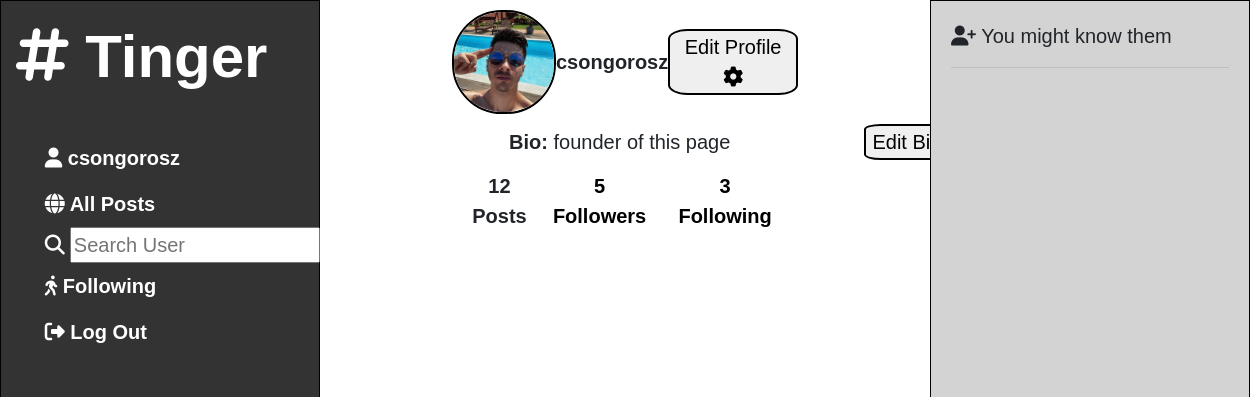
Before: /profile/csongorosz (signed in) with the older database file.
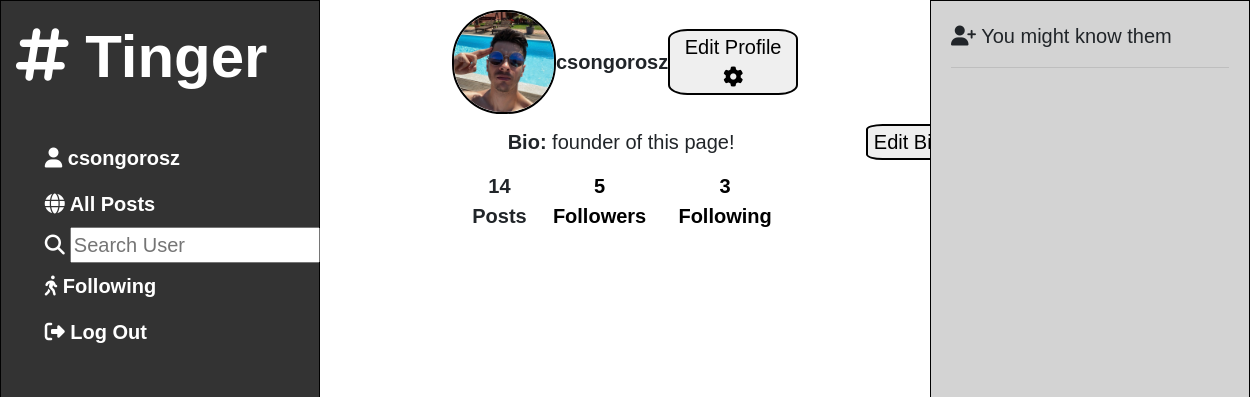
After: the same page with the newer database file.
### network/models.py (models this page shows, shortened)
class User(AbstractUser):
    bio = models.TextField(null=True)
    birthdate = models.DateField(null=True, blank=True)
    location = models.TextField(blank=True)
    profileimg = models.ImageField(upload_to='profile_images', default='blank-profile-picture.png')
    following = models.ManyToManyField('self', through='Relationship', symmetrical=False, related_name='followers')

### network/views.py (the view)
# urls.py: path("profile/<str:username>", views.profile_view, name="profile"),
def profile_view(request, username):
    try:
        user = User.objects.get(username=username)
    except User.DoesNotExist:
        raise Http404("User does not exist")
    if request.user.is_authenticated:
        following_count = user.followers.count()
        followers_count = user.following.count()
        posts_count = Post.objects.filter(author=user).count()
        bio = user.bio
        form = ProfileForms(instance=request.user)
        profile_img = user.profileimg
        is_following = request.user.following.filter(username=username).exists()
        return render(request, "network/profile.html",
                      {'name':username,
                       'posts_count': posts_count,
                       'profile_img': profile_img,
                       'bio': bio,
                       'following_count': following_count,
                       'followers_count': followers_count,
                       'is_following': is_following,
                       'form': form
                       })
    else:
        return redirect('login')

### network/views.py
class ProfileForms(forms.ModelForm):
    profileimg = forms.ImageField(label="Profile Picture")
    class Meta:
        model = User
        fields = ('profileimg',)

### network/templates/network/profile.html (shortened to what this page needs)
{% extends "network/layout.html" %}
{% load static %}
{% block body %}
    <div class="profile-section">
        <div class="puopff">
            <div class="puo">
                <div class="profile-pic">
                    <img src="{{ profile_img.url }}" alt="Profile Picture" width="100" class="prof-pic">
                </div>
                <div class="username">
                    <strong>{{ name }}</strong>
                </div>
                <div class="option">
                    {% if user.is_authenticated %}
                        {% if user.username != name %}
                            <form method="POST" action="{% url 'follow_unfollow' name %}">
                                {% csrf_token %}
                                <input type="submit" value="{% if is_following %}Unfollow{% else %}Follow{% endif %}">
                            </form>
                        {% else %}
                            <button id="settings">
                                Edit Profile
                                <i class="fas fa-cog"></i>
                            </button>
                        {% endif %}
                    {% endif %}
                </div>
            </div>
            <div class="bio">
                <div><b>Bio: </b>
                {{ bio }}
                </div>
                {% if user.is_authenticated %}
                        {% if user.username == name %}
                            <button id="edit-bio-btn">
                                Edit Bio
                            </button>
                        {% endif %}
                {% endif %}
            </div>
            <div class="pff">
                <div id="nr-posts">
                    <b>
                    <div> {{ posts_count }}</div>
                    Posts
                    </b>
                </div>
                <button id="followers">
                    <b>
                    <div> {{ following_count }}</div>
                    Followers
                    </b>
                </button>
                <button id="followings">
                    <b>
                    <div>{{ followers_count }}</div>
                    Following
                    </b>
                </button>
            </div>
        </div>
    </div>
{% endblock %}

### network/templates/network/layout.html (shortened to what this page needs)
{% load static %}
<!DOCTYPE html>
<html lang="en">
    <head>
        <link rel="stylesheet" href="https://stackpath.bootstrapcdn.com/bootstrap/4.4.1/css/bootstrap.min.css">
        <link rel="stylesheet" href="{% static 'network/styles.css' %}">
        <link rel="stylesheet" href="https://cdnjs.cloudflare.com/ajax/libs/font-awesome/4.7.0/css/font-awesome.min.css">
    </head>
    <body>
        <div class="left-bar">
            <nav>
                <a class="navbar-brand" href="{% url 'index' %}">
                    <h1>
                        <b>
                            <strong>
                                <i class="fa-solid fa-hashtag"></i>
                                Tinger
                            </strong>
                        </b>
                    </h1>
                </a>
                <div>
                <ul class="navbar-nav mr-auto">
                    {% if user.is_authenticated %}
                        <li class="nav-item">
                            <a id="username-link" class="nav-link" href="/profile/{{user.username}}">
                                <strong>
                                    <i class="fa-solid fa-user"></i>
                                    {{ user.username }}
                                </strong></a>
                        </li>
                    {% endif %}
                    <li class="nav-item">
                        <a id="all-posts" class="nav-link" href="{% url 'all_posts' %}">
                            <i class="fa-solid fa-globe"></i>
                            All Posts
                        </a>
                    </li>
                    {% if user.is_authenticated %}
                    <li class="nav-item">
                        <form action="{% url 'search' %}" method="get" style="display: flex; align-items: center; ">
                            <i class="fa-solid fa-magnifying-glass" style="color: #ffffff;"></i>
                            <input class="search" type="text" name="q" placeholder="Search User" style="margin-left: 5px; flex: 1; width: 250px;">
                        </form>
                    </li>
                        <li class="nav-item">
                            <a class="nav-link" href="{% url 'following' %}">
                                <i class="fa-solid fa-person-walking"></i>
                                Following
                            </a>
                        </li>
                        <li class="nav-item">
                            <a class="nav-link" href="{% url 'logout' %}">
                                <i class="fa-solid fa-right-from-bracket"></i>
                                Log Out
                            </a>
                        </li>
                    {% endif %}
                </ul>
                </div>
            </nav>
        </div>
        <div class="body">
            {% block body %}
            {% endblock %}
        </div>
        <div class="right-bar">
            <i class="fa-solid fa-user-plus"></i>
            You might know them
            <hr>
        </div>
    </body>
</html>

### network/static/network/styles.css (style rules this page uses)
.puopff { text-align: center; width: 60%; }
#nr-posts { text-align: center; }
.like-button, .edit-button, #followers, #followings { background: none; border:none; }
.prof-pic { border-radius: 48%; width: 100px; height: 100px; object-fit: cover; }
.profile-pic { text-align:center; border-radius: 48%; border: 2px solid #010101; }
.left-bar { border: 1px solid #010101; min-width:40vh; }
body { font-family: Arial, sans-serif; background-color:#333; margin: 0; padding: 0; display:grid; grid-template-columns: auto 1fr auto; font-size: 2.5vh; }
.body { background-color: rgb(255, 255, 255); }
.right-bar { background-color: lightgray; padding: 20px; border: 1px solid #010101; min-width:40vh; }
nav { background-color: #333; padding: 15px; }
ul { list-style-type: none; margin: 10%; display: flex; align-items: start; }
a { text-decoration: none; color: white; font-weight: bold; }
.profile-section { display: flex; align-items: center; justify-content:center; }
.pff, .puo { display: flex; align-items: center; justify-content:space-evenly; padding: 10px; }
.bio { display: flex; align-items: center; justify-content:space-around; width: 75vh; }
body { min-height: 100vh; }
#edit-bio-btn, #settings { border-radius: 15%; border: 2px solid #010101; }
li { padding: 0; margin: 0; }
h1 { font-size: 3em; }

Changed rows visible on the page:
changed User "csongorosz": bio "founder of this page" → "founder of this page!"
Other visible differences:
{{ posts_count }}: "12" → "14"
